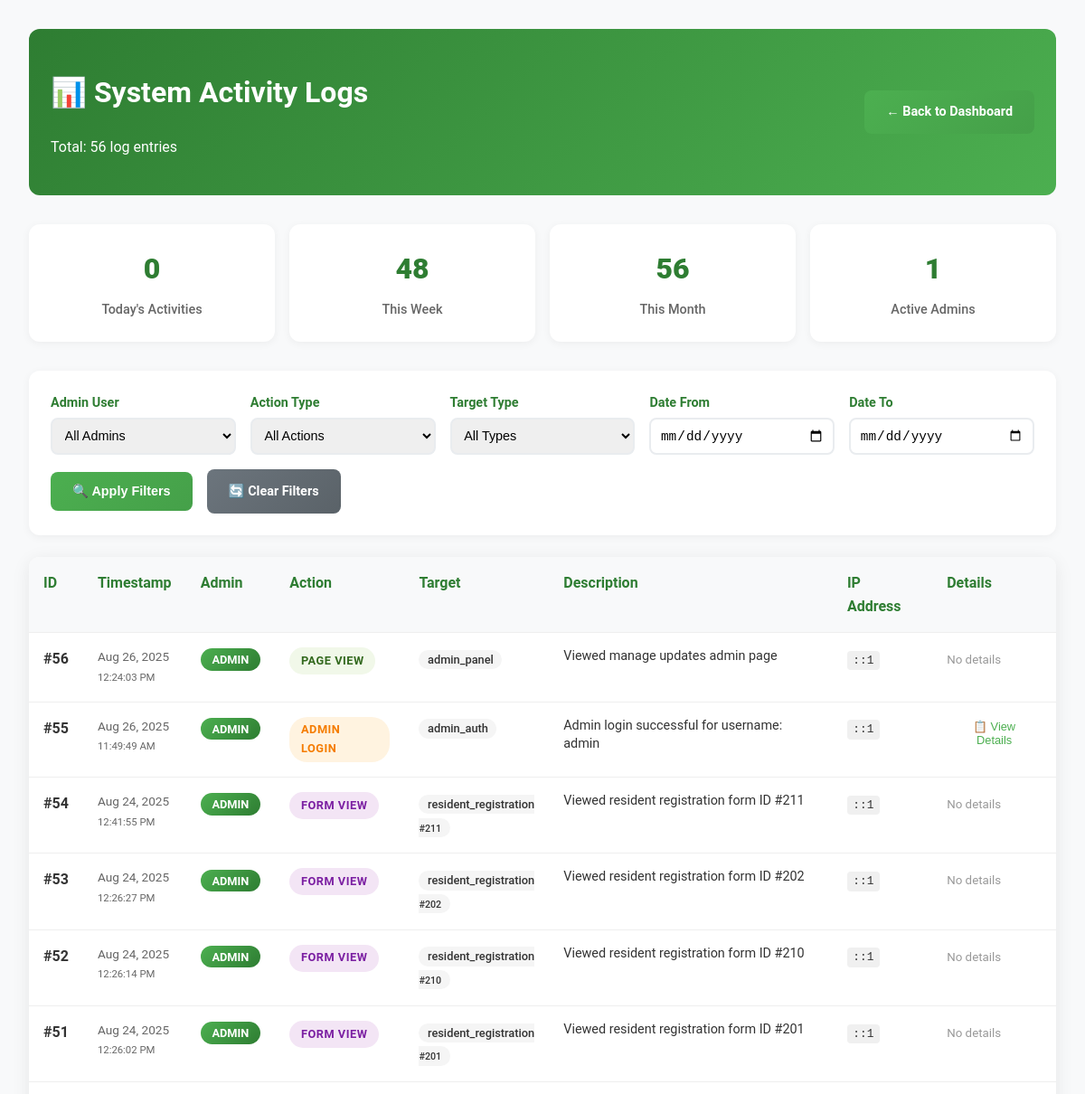
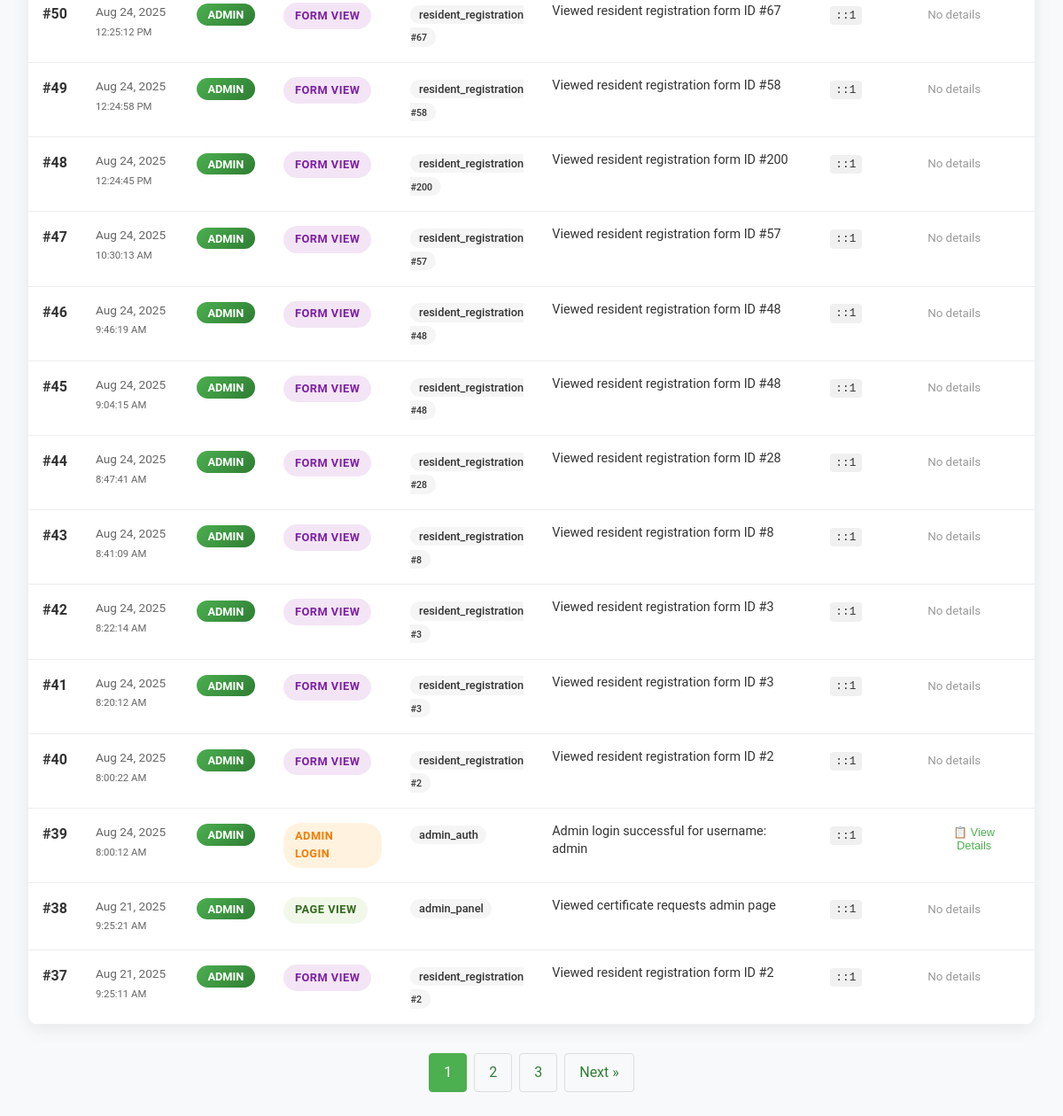
Page /admin/view-logs.php (signed in) on the earlier database version (2 pictures, top to bottom).
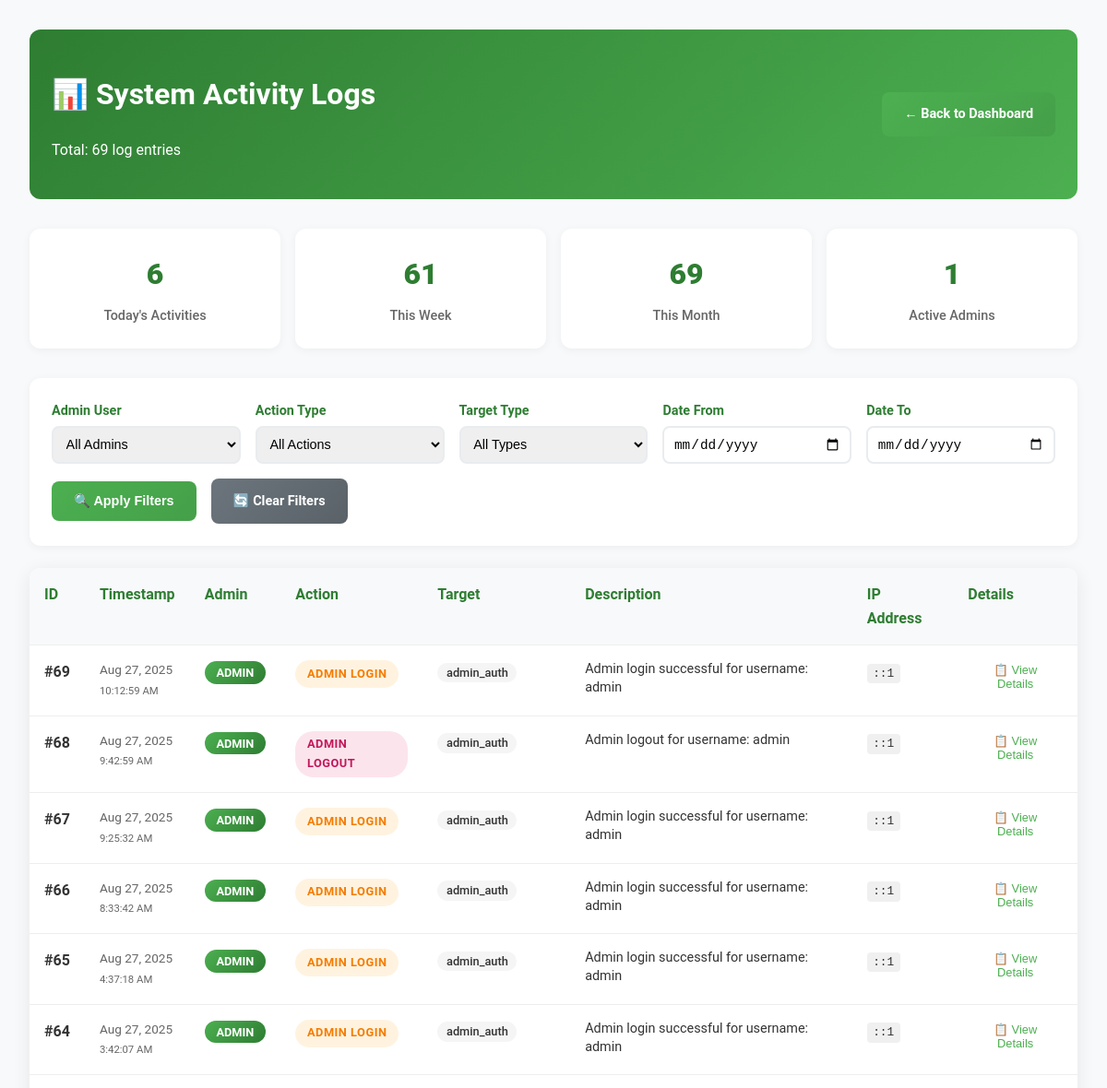
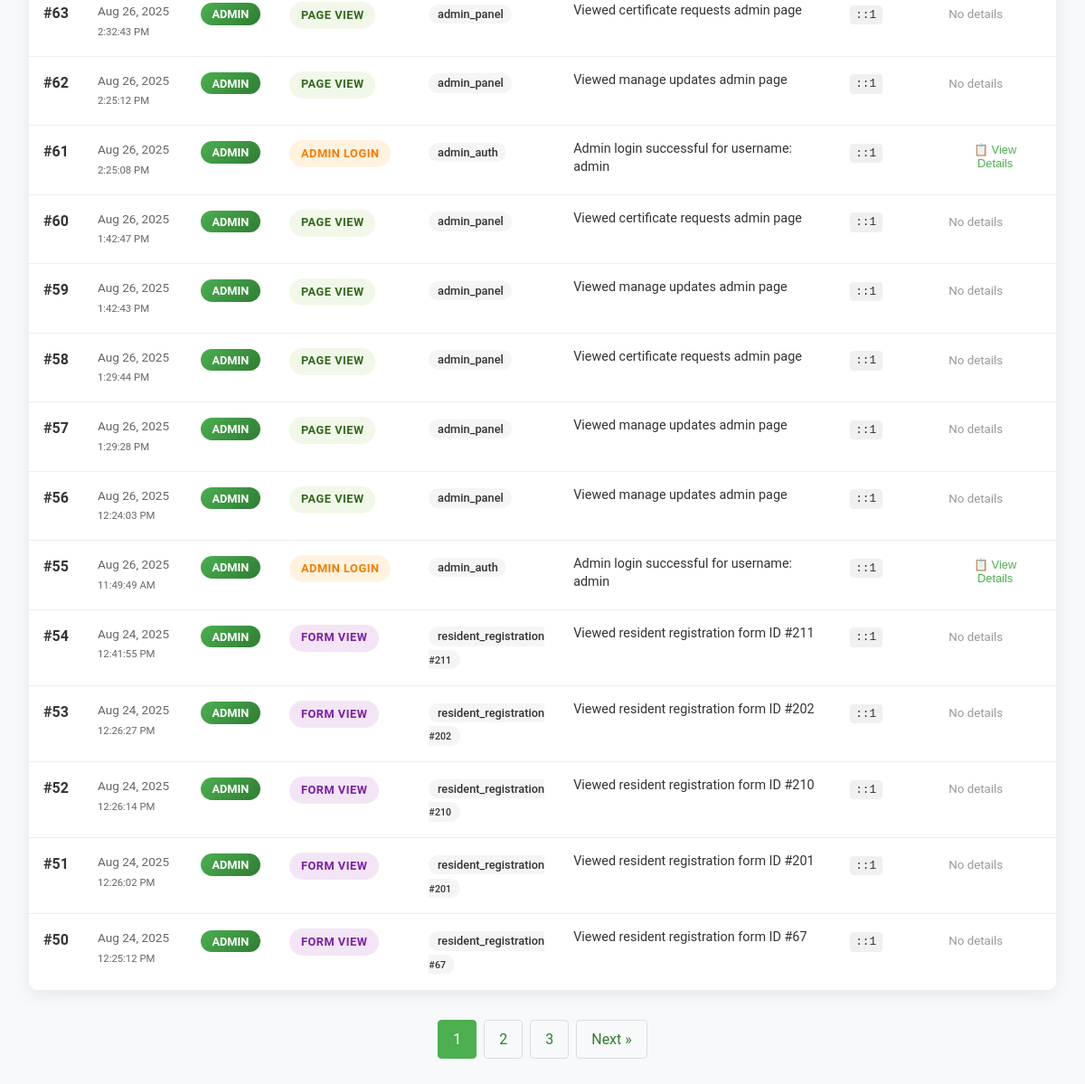
Same page on the later database version (2 pictures, top to bottom).
### tables this page shows
CREATE TABLE `admin_logs` (
  `id` int(11) NOT NULL,
  `admin_id` varchar(100) DEFAULT 'system',
  `action_type` varchar(50) NOT NULL,
  `target_type` varchar(50) NOT NULL,
  `target_id` int(11) DEFAULT NULL,
  `description` text NOT NULL,
  `details` longtext DEFAULT NULL CHECK (json_valid(`details`)),
  `ip_address` varchar(45) DEFAULT NULL,
  `user_agent` text DEFAULT NULL,
  `created_at` timestamp NOT NULL DEFAULT current_timestamp()
);

### admin/view-logs.php (the view, shortened to what the changed rows need)
<?php
include '../includes/db_connect.php';
$page = max(1, (int)($_GET['page'] ?? 1));
$per_page = 20;
$offset = ($page - 1) * $per_page;
$whereConditions = [];
$params = [];
$whereClause = $whereConditions ? "WHERE " . implode(" AND ", $whereConditions) : "";
$count_sql = "SELECT COUNT(*) FROM admin_logs $whereClause";
$sql = "SELECT * FROM admin_logs $whereClause ORDER BY created_at DESC LIMIT $offset, $per_page";
$count_stmt = $pdo->prepare($count_sql);
$count_stmt->execute($params);
$total_logs = $count_stmt->fetchColumn();
$stmt = $pdo->prepare($sql);
$stmt->execute($params);
$logs = $stmt->fetchAll(PDO::FETCH_ASSOC);
$total_pages = ceil($total_logs / $per_page);
?>
<!DOCTYPE html>
<html lang="en">
<head>
    <link rel="stylesheet" href="../css/styles.css">
</head>
<body>
    <div class="admin-container">
        <div class="admin-header">
            <div>
                <h1>📊 System Activity Logs</h1>
                <p>Total: <?php echo number_format($total_logs); ?> log entries</p>
            </div>
        </div>
        <div class="stats-row">
            <?php
            $today_count = $pdo->query("SELECT COUNT(*) FROM admin_logs WHERE DATE(created_at) = CURDATE()")->fetchColumn();
            $week_count = $pdo->query("SELECT COUNT(*) FROM admin_logs WHERE created_at >= DATE_SUB(NOW(), INTERVAL 7 DAY)")->fetchColumn();
            $month_count = $pdo->query("SELECT COUNT(*) FROM admin_logs WHERE created_at >= DATE_SUB(NOW(), INTERVAL 30 DAY)")->fetchColumn();
            ?>
            <div class="stat-card">
                <div class="stat-number"><?php echo $today_count; ?></div>
                <div class="stat-label">Today's Activities</div>
            </div>
            <div class="stat-card">
                <div class="stat-number"><?php echo $week_count; ?></div>
                <div class="stat-label">This Week</div>
            </div>
            <div class="stat-card">
                <div class="stat-number"><?php echo $month_count; ?></div>
                <div class="stat-label">This Month</div>
            </div>
        </div>
        <div class="logs-table">
            <table>
                <thead>
                    <tr>
                        <th>ID</th>
                        <th>Timestamp</th>
                        <th>Admin</th>
                        <th>Action</th>
                        <th>Target</th>
                        <th>Description</th>
                        <th>IP Address</th>
                        <th>Details</th>
                    </tr>
                </thead>
                <tbody>
                    <?php foreach ($logs as $log): ?>
                    <tr>
                        <td><strong>#<?php echo $log['id']; ?></strong></td>
                        <td class="log-timestamp">
                            <?php echo date('M j, Y', strtotime($log['created_at'])); ?><br>
                            <small><?php echo date('g:i:s A', strtotime($log['created_at'])); ?></small>
                        </td>
                        <td>
                            <span class="admin-badge">
                                <?php echo htmlspecialchars($log['admin_id']); ?>
                            </span>
                        </td>
                        <td>
                            <span class="action-badge action-<?php echo $log['action_type']; ?>">
                                <?php echo ucwords(str_replace('_', ' ', $log['action_type'])); ?>
                            </span>
                        </td>
                        <td>
                            <span class="target-badge">
                                <?php echo htmlspecialchars($log['target_type']); ?>
                                <?php if ($log['target_id']): ?>
                                    <br><small>#<?php echo $log['target_id']; ?></small>
                                <?php endif; ?>
                            </span>
                        </td>
                        <td>
                            <div class="log-description">
                                <?php echo htmlspecialchars($log['description']); ?>
                            </div>
                        </td>
                        <td>
                            <?php if ($log['ip_address']): ?>
                                <span class="ip-address"><?php echo htmlspecialchars($log['ip_address']); ?></span>
                            <?php else: ?>
                                <small style="color: #999;">N/A</small>
                            <?php endif; ?>
                        </td>
                        <td>
                            <?php if ($log['details']): ?>
                                <button class="details-toggle" onclick="toggleDetails(<?php echo $log['id']; ?>)">
                                    📋 View Details
                                </button>
                            <?php else: ?>
                                <small style="color: #999;">No details</small>
                            <?php endif; ?>
                        </td>
                    </tr>
                    <?php endforeach; ?>
                </tbody>
            </table>
        </div>
        <?php if ($total_pages > 1): ?>
        <div class="pagination">
            <?php for ($i = max(1, $page-2); $i <= min($total_pages, $page+2); $i++): ?>
                <?php if ($i == $page): ?>
                    <span class="current"><?php echo $i; ?></span>
                <?php else: ?>
                    <a href="?page=<?php echo $i; ?>&<?php echo http_build_query(array_filter($_GET, function($k) { return $k !== 'page'; }, ARRAY_FILTER_USE_KEY)); ?>"><?php echo $i; ?></a>
                <?php endif; ?>
            <?php endfor; ?>
            <?php if ($page < $total_pages): ?>
                <a href="?page=<?php echo $page+1; ?>&<?php echo http_build_query(array_filter($_GET, function($k) { return $k !== 'page'; }, ARRAY_FILTER_USE_KEY)); ?>">Next »</a>
            <?php endif; ?>
        </div>
        <?php endif; ?>
    </div>
</body>
</html>

Differences in the rows shown:
no longer on this page (row unchanged): admin_logs: id "49", created_at "Aug 24, 2025", created_at "12:24:58 PM", admin "ADMIN", action_type "FORM VIEW", target_type "resident_registration", target "58", description "Viewed resident registration form ID #58", ip_address "::1", shows "No details"
no longer on this page (row unchanged): admin_logs: id "48", created_at "Aug 24, 2025", created_at "12:24:45 PM", admin "ADMIN", action_type "FORM VIEW", target_type "resident_registration", target "200", description "Viewed resident registration form ID #200", ip_address "::1", shows "No details"
no longer on this page (row unchanged): admin_logs: id "47", created_at "Aug 24, 2025", created_at "10:30:13 AM", admin "ADMIN", action_type "FORM VIEW", target_type "resident_registration", target "57", description "Viewed resident registration form ID #57", ip_address "::1", shows "No details"
no longer on this page (row unchanged): admin_logs: id "46", created_at "Aug 24, 2025", created_at "9:46:19 AM", admin "ADMIN", action_type "FORM VIEW", target_type "resident_registration", target "48", description "Viewed resident registration form ID #48", ip_address "::1", shows "No details"
no longer on this page (row unchanged): admin_logs: id "45", created_at "Aug 24, 2025", created_at "9:04:15 AM", admin "ADMIN", action_type "FORM VIEW", target_type "resident_registration", target "48", description "Viewed resident registration form ID #48", ip_address "::1", shows "No details"
no longer on this page (row unchanged): admin_logs: id "44", created_at "Aug 24, 2025", created_at "8:47:41 AM", admin "ADMIN", action_type "FORM VIEW", target_type "resident_registration", target "28", description "Viewed resident registration form ID #28", ip_address "::1", shows "No details"
no longer on this page (row unchanged): admin_logs: id "43", created_at "Aug 24, 2025", created_at "8:41:09 AM", admin "ADMIN", action_type "FORM VIEW", target_type "resident_registration", target "8", description "Viewed resident registration form ID #8", ip_address "::1", shows "No details"
no longer on this page (row unchanged): admin_logs: id "42", created_at "Aug 24, 2025", created_at "8:22:14 AM", admin "ADMIN", action_type "FORM VIEW", target_type "resident_registration", target "3", description "Viewed resident registration form ID #3", ip_address "::1", shows "No details"
no longer on this page (row unchanged): admin_logs: id "41", created_at "Aug 24, 2025", created_at "8:20:12 AM", admin "ADMIN", action_type "FORM VIEW", target_type "resident_registration", target "3", description "Viewed resident registration form ID #3", ip_address "::1", shows "No details"
no longer on this page (row unchanged): admin_logs: id "40", created_at "Aug 24, 2025", created_at "8:00:22 AM", admin "ADMIN", action_type "FORM VIEW", target_type "resident_registration", target "2", description "Viewed resident registration form ID #2", ip_address "::1", shows "No details"
no longer on this page (row unchanged): admin_logs: id "39", created_at "Aug 24, 2025", created_at "8:00:12 AM", admin "ADMIN", action_type "ADMIN LOGIN", target_type "admin_auth", description "Admin login successful for username: admin", ip_address "::1"
no longer on this page (row unchanged): admin_logs: id "38", created_at "Aug 21, 2025", created_at "9:25:21 AM", admin "ADMIN", action_type "PAGE VIEW", target_type "admin_panel", description "Viewed certificate requests admin page", ip_address "::1", shows "No details"
no longer on this page (row unchanged): admin_logs: id "37", created_at "Aug 21, 2025", created_at "9:25:11 AM", admin "ADMIN", action_type "FORM VIEW", target_type "resident_registration", target "2", description "Viewed resident registration form ID #2", ip_address "::1", shows "No details"
added admin_logs: id "69", created_at "Aug 27, 2025", created_at "10:12:59 AM", admin "ADMIN", action_type "ADMIN LOGIN", target_type "admin_auth", description "Admin login successful for username: admin", ip_address "::1"
added admin_logs: id "68", created_at "Aug 27, 2025", created_at "9:42:59 AM", admin "ADMIN", action_type "ADMIN LOGOUT", target_type "admin_auth", description "Admin logout for username: admin", ip_address "::1"
added admin_logs: id "67", created_at "Aug 27, 2025", created_at "9:25:32 AM", admin "ADMIN", action_type "ADMIN LOGIN", target_type "admin_auth", description "Admin login successful for username: admin", ip_address "::1"
added admin_logs: id "66", created_at "Aug 27, 2025", created_at "8:33:42 AM", admin "ADMIN", action_type "ADMIN LOGIN", target_type "admin_auth", description "Admin login successful for username: admin", ip_address "::1"
added admin_logs: id "65", created_at "Aug 27, 2025", created_at "4:37:18 AM", admin "ADMIN", action_type "ADMIN LOGIN", target_type "admin_auth", description "Admin login successful for username: admin", ip_address "::1"
added admin_logs: id "64", created_at "Aug 27, 2025", created_at "3:42:07 AM", admin "ADMIN", action_type "ADMIN LOGIN", target_type "admin_auth", description "Admin login successful for username: admin", ip_address "::1"
added admin_logs: id "63", created_at "Aug 26, 2025", created_at "2:32:43 PM", admin "ADMIN", action_type "PAGE VIEW", target_type "admin_panel", description "Viewed certificate requests admin page", ip_address "::1", shows "No details"
added admin_logs: id "62", created_at "Aug 26, 2025", created_at "2:25:12 PM", admin "ADMIN", action_type "PAGE VIEW", target_type "admin_panel", description "Viewed manage updates admin page", ip_address "::1", shows "No details"
added admin_logs: id "61", created_at "Aug 26, 2025", created_at "2:25:08 PM", admin "ADMIN", action_type "ADMIN LOGIN", target_type "admin_auth", description "Admin login successful for username: admin", ip_address "::1"
added admin_logs: id "60", created_at "Aug 26, 2025", created_at "1:42:47 PM", admin "ADMIN", action_type "PAGE VIEW", target_type "admin_panel", description "Viewed certificate requests admin page", ip_address "::1", shows "No details"
added admin_logs: id "59", created_at "Aug 26, 2025", created_at "1:42:43 PM", admin "ADMIN", action_type "PAGE VIEW", target_type "admin_panel", description "Viewed manage updates admin page", ip_address "::1", shows "No details"
added admin_logs: id "58", created_at "Aug 26, 2025", created_at "1:29:44 PM", admin "ADMIN", action_type "PAGE VIEW", target_type "admin_panel", description "Viewed certificate requests admin page", ip_address "::1", shows "No details"
added admin_logs: id "57", created_at "Aug 26, 2025", created_at "1:29:28 PM", admin "ADMIN", action_type "PAGE VIEW", target_type "admin_panel", description "Viewed manage updates admin page", ip_address "::1", shows "No details"
Other differences:
$total_logs: "56" → "69"
$today_count: "0" → "6"
$week_count: "48" → "61"
$month_count: "56" → "69"
